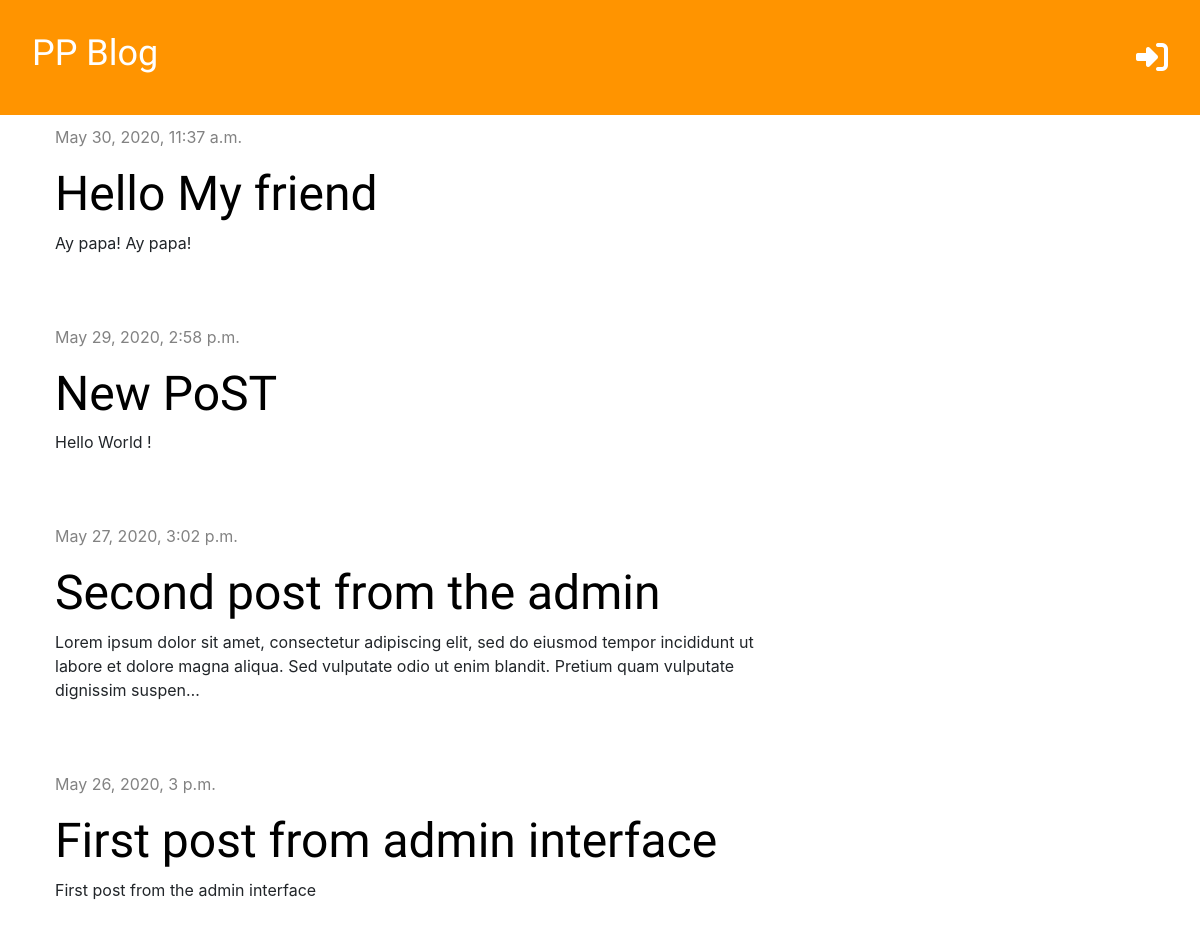
The app's page /, older data.
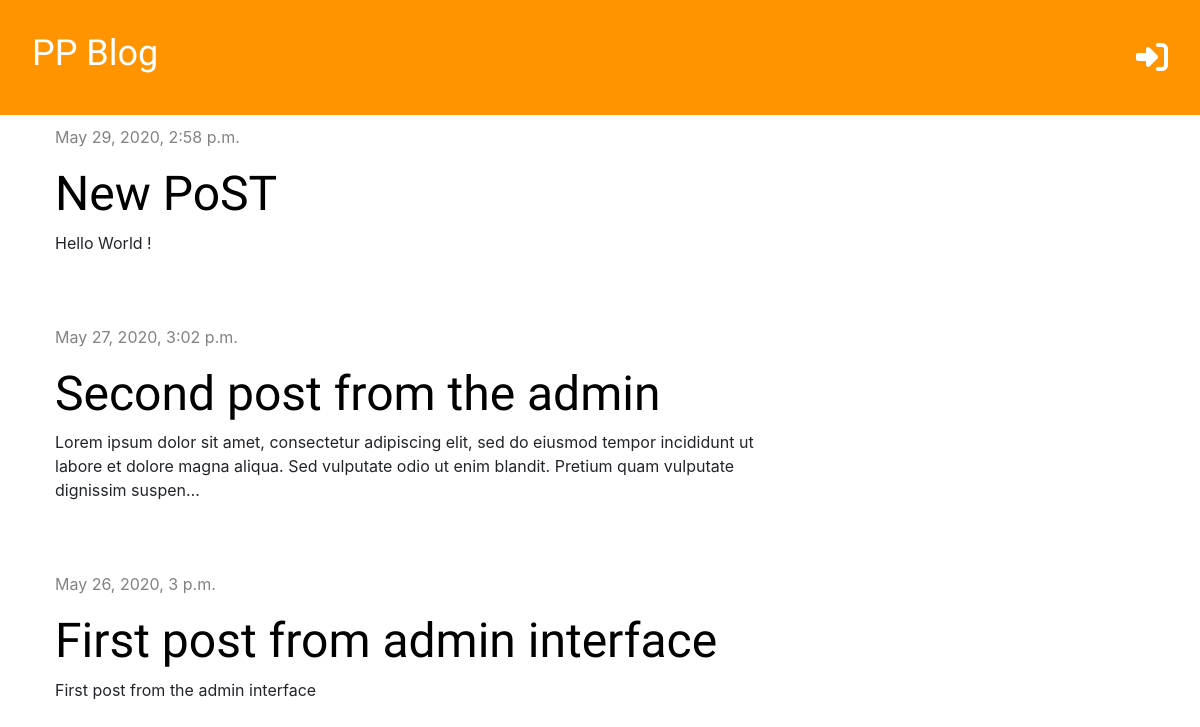
The same page, newer data.
### blog/models.py (models this page shows, shortened)
class Post(models.Model):
    author = models.ForeignKey('auth.User', on_delete=models.CASCADE)
    title = models.CharField(max_length=200)
    text = models.TextField()
    created_date = models.DateTimeField(default=timezone.now)
    published_date = models.DateTimeField(blank=True, null=True)

### blog/views.py (the view)
# urls.py: path('', views.post_list, name='post_list'),
def post_list(request):
    posts = Post.objects.filter(published_date__lte=timezone.now()).order_by('-published_date')
    stuff_for_frontend = {'posts': posts}
    return render(request, 'blog/post_list.html', stuff_for_frontend)

### blog/templates/blog/post_list.html (shortened to what this page needs)
{% extends 'blog/base.html' %}
{% block content %}
    {% for post in posts %}
        <div class="post">
            <p class="date">{{ post.published_date }}</p>
            <h1><a href="{% url 'post_detail' pk=post.pk %}">{{ post.title }}</a></h1>
            <p>{{ post.text|truncatechars:200|linebreaksbr }}</p>
        </div>
    {% endfor %}
{% endblock content %}

Row changes from the older to the newer data that the page shows:
no longer on this page (row edited): Post: published_date "May 30, 2020, 11:37 a.m.", title "Hello My friend", text "Ay papa! Ay papa!"
